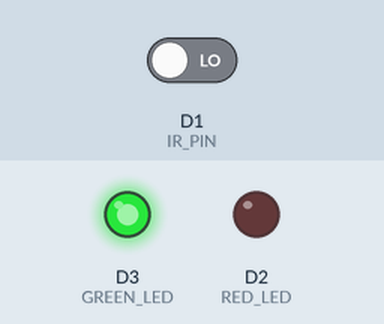
Simulated run of this sketch. Board: ESP8266 (NodeMCU). Parts: output pins drawn as LEDs (lit = HIGH). The inputs (shaded band) are chosen by the test bench; at power-on: D1 (IR_PIN) LOW. WiFi joins after 1.5 s; servers stay silent unless stated; what the sketch prints to the serial monitor is not drawn.

Above: at 2.7 s.
2.8 s: D1 (IR_PIN) driven HIGH
At 5.7 s:
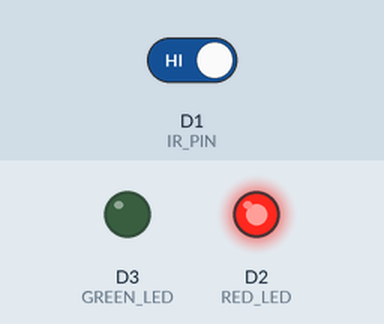
6.0 s: D1 (IR_PIN) driven LOW
At 8.2 s:
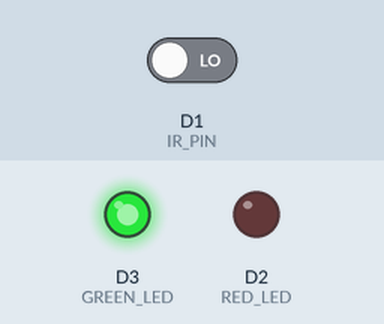
Timing chart, 0 to 9.7 s (numbered marks = the images above; inputs shaded):
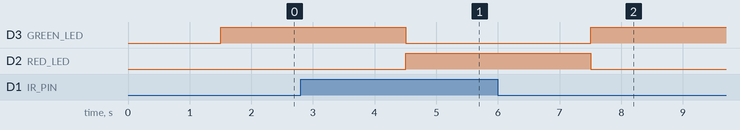

Measured:
- after the input at 2.8 s, D3 (GREEN_LED): HIGH → LOW after 1.7 s; D2 (RED_LED): LOW → HIGH after 1.7 s
- after the input at 6.0 s, D3 (GREEN_LED): LOW → HIGH after 1.5 s; D2 (RED_LED): HIGH → LOW after 1.5 s

The sketch:

hardware.ino
```cpp
#include <Arduino.h>
#if defined(ESP32)
  #include <WiFi.h>
#elif defined(ESP8266)
  #include <ESP8266WiFi.h>
#endif
#include <Firebase_ESP_Client.h>

//Provide the token generation process info.
#include "addons/TokenHelper.h"
//Provide the RTDB payload printing info and other helper functions.
#include "addons/RTDBHelper.h"

// Insert your network credentials
#define WIFI_SSID "Malay"
#define WIFI_PASSWORD "Malay123"

// Insert Firebase project API Key
#define API_KEY "AIzaSyBZO16nXmK4rXMYWX7JQT3fvsDgJGdbSOU"

// Insert RTDB URLefine the RTDB URL */
#define DATABASE_URL "https://charge-it-8b148-default-rtdb.asia-southeast1.firebasedatabase.app/"
#define IR_PIN D1
#define RED_LED D2
#define GREEN_LED D3

//Define Firebase Data object
FirebaseData fbdo;

FirebaseAuth auth;
FirebaseConfig config;

unsigned long sendDataPrevMillis = 0;
int status=0;
bool signupOK = false;

void setup(){
  Serial.begin(115200);
  pinMode(IR_PIN,INPUT);
  pinMode(RED_LED,OUTPUT);
  pinMode(GREEN_LED,OUTPUT);
  WiFi.begin(WIFI_SSID, WIFI_PASSWORD);
  Serial.print("Connecting to Wi-Fi");
  while (WiFi.status() != WL_CONNECTED){
    Serial.print(".");
    delay(300);
  }
  Serial.println();
  Serial.print("Connected with IP: ");
  Serial.println(WiFi.localIP());
  Serial.println();

  /* Assign the api key (required) */
  config.api_key = API_KEY;

  /* Assign the RTDB URL (required) */
  config.database_url = DATABASE_URL;

  /* Sign up */
  if (Firebase.signUp(&config, &auth, "", "")){
    Serial.println("ok");
    signupOK = true;
  }
  else{
    Serial.printf("%s\n", config.signer.signupError.message.c_str());
  }

  /* Assign the callback function for the long running token generation task */
  config.token_status_callback = tokenStatusCallback; //see addons/TokenHelper.h

  Firebase.begin(&config, &auth);
  Firebase.reconnectWiFi(true);
}

void loop(){
  if (Firebase.ready() && signupOK && (millis() - sendDataPrevMillis > 1000 || sendDataPrevMillis == 0)){
    sendDataPrevMillis = millis();

    if(status==1)
    {
      digitalWrite(RED_LED,HIGH);
      digitalWrite(GREEN_LED,LOW);
    }
        if(status==0)
    {
      digitalWrite(RED_LED,LOW);
      digitalWrite(GREEN_LED,HIGH);
    }
   status=digitalRead(IR_PIN);
    if (Firebase.RTDB.setInt(&fbdo, "VALUE/INT", status)){
      Serial.println("PASSED");
      Serial.println("PATH: " + fbdo.dataPath());
      Serial.println("TYPE: " + fbdo.dataType());
    }
    else {
      Serial.println("FAILED");
      Serial.println("REASON: " + fbdo.errorReason());
    }
    Serial.printf("status");
    Serial.print(status);

  }
}
```
